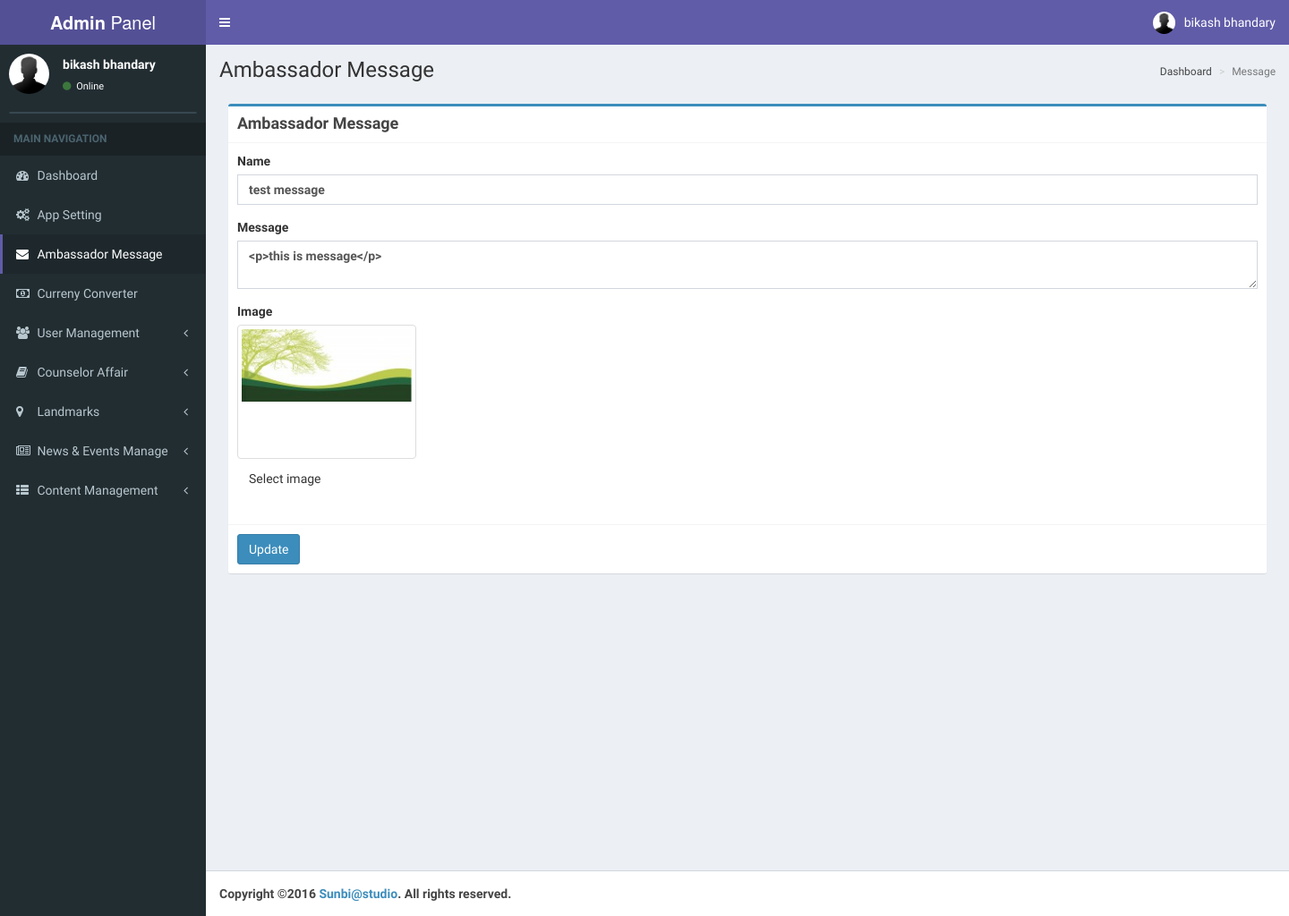
/admin/ambassador (signed in), run on the app's committed database.
### tables this page shows
CREATE TABLE `default_ambassador_message` (
  `id` int(11) NOT NULL,
  `name` varchar(200) NOT NULL,
  `image` varchar(200) NOT NULL,
  `message` text NOT NULL,
  `created_at` timestamp NOT NULL DEFAULT CURRENT_TIMESTAMP ON UPDATE CURRENT_TIMESTAMP
);

### application/libraries/Template.php (called while the page is built, shortened)
<?php
class Template {
    var $template_data = array();
    function set($name, $value)
    {
        $this->template_data[$name] = $value;
    }
    function load($template = '', $view = '', $view_data = array(), $return = FALSE)
     {
        $this->CI = & get_instance();
        $this->set('content', $this->CI->load->view($view, $view_data, TRUE));
        return $this->CI->load->view($template, $this->template_data, $return);
    }
}

### index.php (called while the page is built, shortened)
<?php
require_once BASEPATH.'core/CodeIgniter.php';

### application/helpers/common_helper.php (called while the page is built, shortened)
<?php
 function getWhere($table,$where,$result=FALSE,$order_by='',$limit='',$offset=0)
 {
 	$ci=&get_instance();
 	if($where!='')
 	{
 		$ci->db->where($where);
 	}
 	$query=$ci->db->get($table);
 	if($query->num_rows()==0)
 	{
 		return FALSE;
 	}
 	else
 	{
 		if($result==TRUE)
 		{
 			return $query->result();
 		}
 		else
 		{
 			return $query->row();
 		}
 	}
}

### application/modules/admin/views/ambassador_message.php (the view, shortened to what this page needs)
<div class="content-wrapper">
  <section class="content-header">
    <h1>
      Ambassador Message
    </h1>
    <ol class="breadcrumb">
    <?php foreach($breadcrumb as $key => $value):?>
      <?php if($value==''):  ?>
      <li class="active"><?= ucfirst($key);?></li>
      <?php else:  ?>
    <li><a href="<?php echo base_url();?>admin/<?php echo $value;?>"><?= ucfirst($key);?></a></li>
    <?php endif; endforeach; ?>
    </ol>
  </section>
  <section class="content">
    <div class="row">
      <div class="col-md-12">
        <div class="box box-primary">
          <div class="box-header with-border">
            <h3 class="box-title"><?= $table_name; ?></h3>
          </div>
         <form action="<?php echo base_url('admin/ambassador_message');?>" method="post" enctype="multipart/form-data">
            <div class="box-body">
              <div class="form-group">
                <label for="exampleInputEmail1">Name</label>
                <input type="text" class="form-control"  name="name" value="<?= $message->name; ?>" id="exampleInputEmail1" placeholder="Enter Name">
              </div>
              <div class="form-group">
                <label for="exampleInputEmail1">Message</label>
                <textarea id="ambassador_msg" name="message" class="form-control"><?= $message->message; ?></textarea>
              </div>
              <div class="form-group">
                <label for="" style="display: block;">Image</label>
      <div class="fileinput fileinput-new" data-provides="fileinput">
      <div class="fileinput-preview thumbnail" data-trigger="fileinput" style="width: 200px; height: 150px; line-height: 150px;">
      <img src="<?php echo base_url('uploads').'/ambassador_image/thumbs/'.$message->image; ?>">
      </div>
      <div>
        <span class="btn default btn-file">
        <span class="fileinput-new">
        Select image </span>
        </span>
      </div>
    </div>
  </div>
          </div>
            <div class="box-footer">
              <button type="submit" class="btn btn-primary">Update</button>
            </div>
          </form>
        </div>
      </div>
    </div>
  </section>
</div>

### application/modules/admin/views/templates/head.php (style rules this page uses)
div.row { padding: 10px; }

### data on the page
default_ambassador_message: name "test message", message "<p>this is message</p>", image (picture)

### other printed values
$fullname "bikash bhandary"
$key "Dashboard"
$key "Message"
